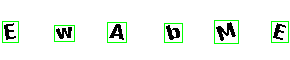
#> input picture img/identificado/CAPTCHA_153_.png, 290 x 60 px, given as the content of the folder ../HashTag_Reconhecimento_CAPTCHA/img/destino, which was not available
$ jupyter execute --allow-errors Bot_separar.ipynb
#> lines starting #> are read from the running program, lines starting #| are printed output that depends on the picture; after the words box and inside, x2 and y2 are one past the last pixel; in counts of white or black regions, pixels touching at a corner belong together; pictures that were not available may be replaced by others from this repository, and a replacement may not be noted
[cell 1]
import cv2
import os, sys
import glob
import numpy as np

arquivos = glob.glob(r'../HashTag_Reconhecimento_CAPTCHA/img/destino/*')
for arquivo in arquivos:
   #tratamento da imagem
    imagem = cv2.imread(arquivo)
#> imagem is the input picture: shape (60, 290, 3); mean B, G, R 238.1, 244.9, 238.1
    imagem = cv2.cvtColor(imagem, cv2.COLOR_RGB2GRAY)
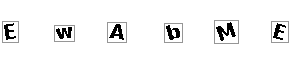
#> imagem: shape (60, 290); min 0, max 255, mean 242.1
    _, nova_imagem = cv2.threshold(imagem, 0, 255, cv2.THRESH_BINARY_INV)
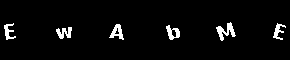
#> nova_imagem: shape (60, 290); 3.9% white; 6 white regions

    #contorno de cada letra
    contornos,_ = cv2.findContours(nova_imagem, cv2.RETR_EXTERNAL, cv2.CHAIN_APPROX_SIMPLE)
#> contornos = 6 contours; box (x1, y1, x2, y2) and area: (216, 22, 236, 41) 118, (166, 25, 180, 40) 110, (109, 24, 124, 40) 103, (56, 27, 72, 39) 78, (4, 23, 16, 40) 61, (273, 23, 286, 40) 60
    regiao_letras = []

    #filtrar os contornos
    for contorno in contornos:
        (x, y, largura, altura) = cv2.boundingRect(contorno)
        area = cv2.contourArea(contorno)
        if area > 20:
            regiao_letras.append((x, y, largura, altura))
#> this loop made 6 passes
#> (x, y, largura, altura, area) on passes 1 to 6: (56, 27, 16, 12, 78), (166, 25, 14, 15, 110), (109, 24, 15, 16, 103), (273, 23, 13, 17, 60.5), (4, 23, 12, 17, 61), (216, 22, 20, 19, 118.5)
#> after the loop, regiao_letras = [(56, 27, 16, 12), (166, 25, 14, 15), (109, 24, 15, 16), (273, 23, 13, 17), (4, 23, 12, 17), (216, 22, 20, 19)]

    #Desenhar os contronos e separar letras
    imagem_final = cv2.merge([imagem] * 3)
    i = 1
    for retangulo in regiao_letras:
        x, y, largura, altura = retangulo
        imagem_letra = imagem[y-2:y+altura+2 , x-2:x+largura+2] #colocando margem no retangulo
        i = i+1

        nome_arquivo = os.path.basename(arquivo).replace(".png", f"letra_{i}.png")
        try:
            cv2.imwrite(f"../HashTag_Reconhecimento_CAPTCHA/img/letras/{nome_arquivo}", imagem_letra)
        except:
            continue
        cv2.rectangle(imagem_final,(x-2,y-2),(x+largura+2,y+altura+2),(0,255,0),(1))
#> this loop made 6 passes
#> after the loop, i = 7
#> `_, imagem = cv2.threshold(imagem, 0, 255, cv2.THRESH_BINARY)`: imagem: shape (60, 290); 96.1% white; 6 black regions, box (x1, y1, x2, y2) and area: (216, 22, 236, 41) 160, (109, 24, 124, 40) 116, (56, 27, 72, 39) 114, (166, 25, 180, 40) 110, (4, 23, 16, 40) 94, (273, 23, 286, 40) 93
#> `contornos, _ = cv2.findContours(imagem, cv2.RETR_EXTERNAL, cv2.CHAIN_A..`: contornos = [[[0, 0], [0, 59], [289, 59], [289, 0]]]
#> the loop `for contorno in contornos:` made 1 pass
#> (contorno, x, y, largura, altura, area) on pass 1: ([[0, 0], [0, 59], [289, 59], [289, 0]], 0, 0, 290, 60, 17051)
#> after the loop `for contorno in contornos:`: regiao_letras = [(0, 0, 290, 60)]
#> the loop `for retangulo in regiao_letras:` made 1 pass
#> (x, y, largura, altura, i) on pass 1: (0, 0, 290, 60, 1)
#> after the loop `for retangulo in regiao_letras:`:
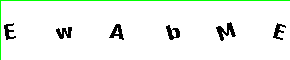
#> imagem_final: shape (60, 290, 3); mean of channels 0, 1, 2 239.8, 244.9, 239.8; drawn as B, G, R
#> after the loop `for retangulo in regiao_letras:`: i = 1

    nome_arquivo = os.path.basename(arquivo)
    cv2.imwrite(f"../HashTag_Reconhecimento_CAPTCHA/img/identificado/{nome_arquivo}", imagem_final)

#> (a cell that did not finish here is left out)
